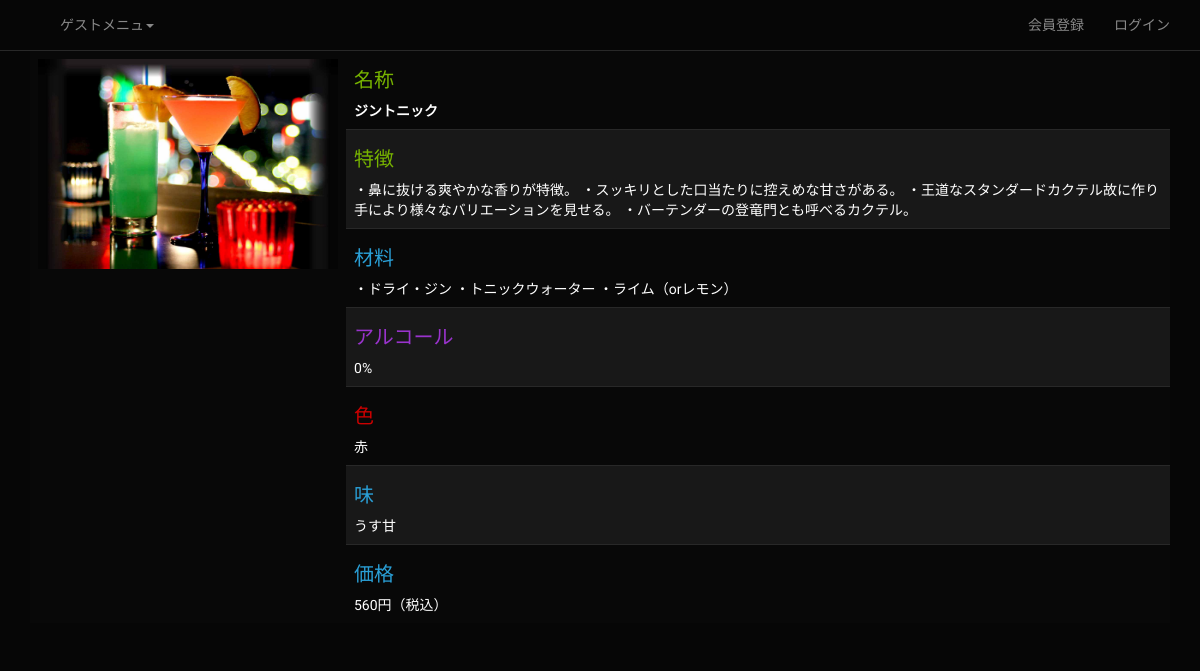
Page /drink_detail.php?id=1 on the earlier database version.
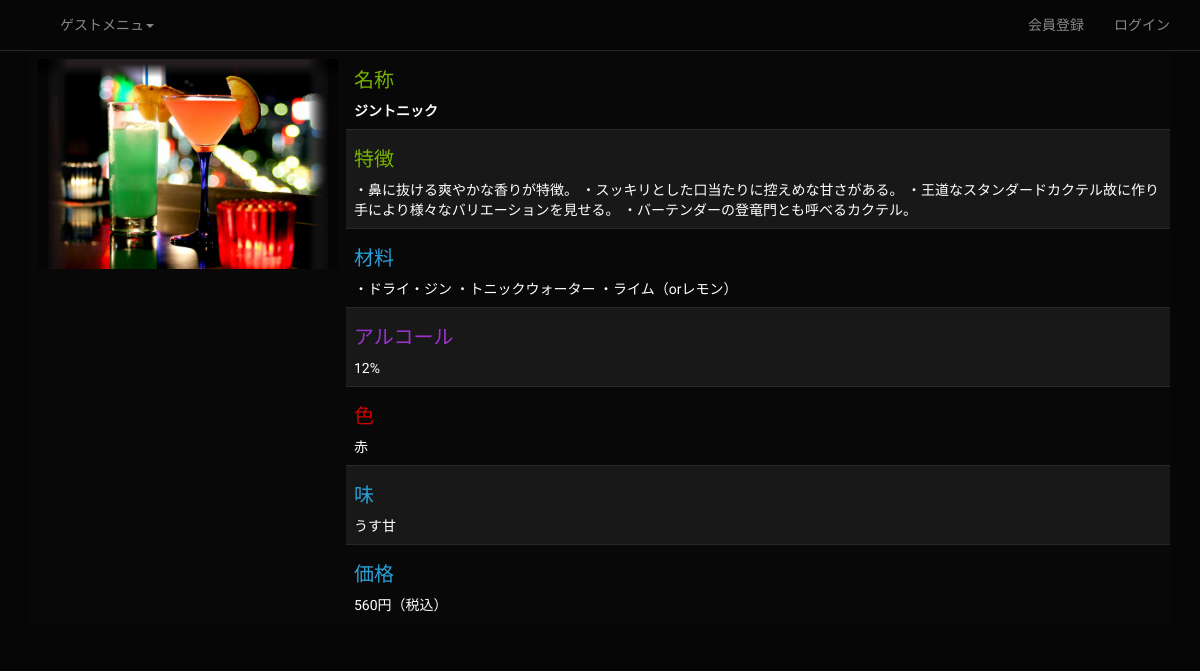
Same page on the later database version.
### tables this page shows
CREATE TABLE IF NOT EXISTS `tb_drink` (
  `dk_id` bigint(20) unsigned NOT NULL AUTO_INCREMENT,
  `dk_name` varchar(64) NOT NULL,
  `dk_detail` text NOT NULL,
  `color` varchar(32) NOT NULL,
  `taste` text NOT NULL,
  `ingredients` text NOT NULL,
  `alcohol` float NOT NULL,
  `maker` varchar(64) NOT NULL,
  `price` int(11) NOT NULL,
  UNIQUE KEY `dk_id` (`dk_id`)
);

### src/config.inc.php (called while the page is built, shortened)
<?php
$_guest_menu = array(
  '会員登録'=>'signup.php',
  'ログイン'=>'login.php',
);

### src/drink_detail.php (the view, shortened to what this page needs)
<?php
include('page_header.php');
require_once('db_inc.php');
if (isset($_GET['id'])){
  $id = $_GET['id'];
}
if (isset($id)){
  $sql = "SELECT * FROM tb_drink WHERE dk_id={$id}" ;
  $rs = mysql_query($sql, $conn);
  if ($rs) {
    echo '<table class="table table-striped table-hover">';
    $row = mysql_fetch_array($rs) ;
    $dk_name =  $row['dk_name'];
    $alcohol =  $row['alcohol'];
    $color = $row['color'];
    $taste = $row['taste'];
    $price = $row['price'];
    $fname = 'dk' .str_pad($id,5,'0',STR_PAD_LEFT) . '.jpg';
    $det = preg_replace('/#/','・',$row['dk_detail']);
    $ind = preg_replace('/#/','・',$row['ingredients']);
    echo '<tr><th rowspan=8>' .'<img src="../img/'.$fname .'" height="210px" width="300px">';
    echo '</th>';
    if ($urole<=1){
      echo '<th><h5 class="text-success">名称</h5>'. $dk_name. '</h5></th></tr>';
      echo '<tr><td><h5 class="text-success">特徴</h5>' . $det . '</td></tr>';
      echo '<tr><td><h5 class="text-primary">材料</h5>' . $ind . '</td></tr>';
      echo '<tr><td><h5 class="text-info">アルコール</h5>' . $alcohol . '%</td></tr>';
      echo '<tr><td><h5 class="text-danger">色</h5>' . $color . '</td></tr>';
      echo '<tr><td><h5 class="text-primary">味</h5>' . $taste . '</td></tr>';
      echo '<tr><td><h5 class="text-primary">価格</h5>' . $price . '円（税込）</td></tr>';
    }
    echo '</table>';
  }
}
include('page_footer.php');
?>

### src/page_header.php (shortened to what this page needs)
<?php
  include ('config.inc.php');
  $urole = 0;
  $urname = 'ゲスト';
?>
<!DOCTYPE html>
<html lang="ja">
  <head>
  <link rel="stylesheet" href="../css/bootstrap.min.css">
  <link rel="stylesheet" href="../css/custom.min.css">
</head>
<body>
<div class="navbar navbar-default navbar-fixed-top">
      <div class="container">
        <div class="navbar-header">
          <a href="index.php" class="navbar-brand"><?=$conf['site_name'] ?></a>
        </div>
        <div class="navbar-collapse collapse" id="navbar-main">
          <ul class="nav navbar-nav">
            <li class="dropdown">
              <a class="dropdown-toggle" data-toggle="dropdown" href="drink.php" id="themes"><?=$urname ?>メニュ<span class="caret"></span></a>
            </li>
          </ul>
          <ul class="nav navbar-nav navbar-right">
          <?php
            $items = ($urole==0) ? $_guest_menu : $_user_menu;
            foreach($items as $label => $url)
              echo '<li><a href="' . $url . '">' . $label . '</a></li>';
          ?>
          </ul>
        </div>
      </div>
    </div>
    <div class="container">

### src/page_footer.php
</div>
</body>
</html>

Differences in the rows shown:
changed tb_drink "ジントニック": alcohol "0" → "12"
